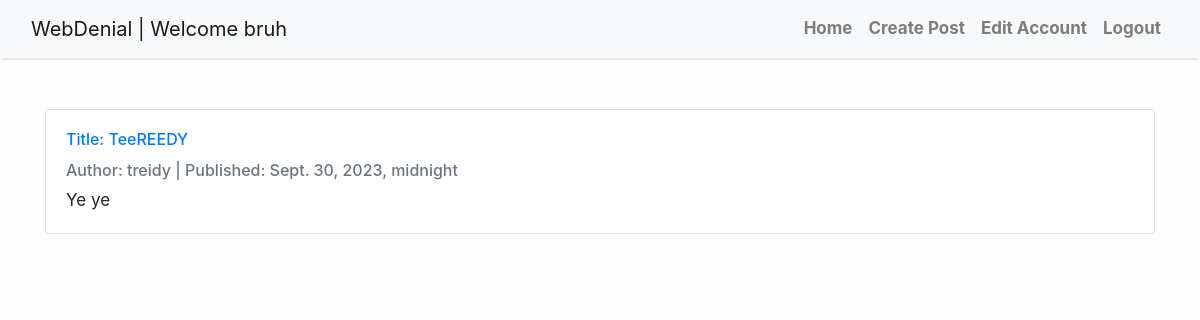
/details/9 (signed in), run on the app's committed database.
### MessageBoard/models.py (models this page shows, shortened)
class Profile(AbstractUser, PermissionsMixin):
    objects = MyProfileManager()
    email = models.EmailField(max_length=100)
    username = models.CharField(max_length=40, unique=True)
    date_joined = models.DateTimeField(auto_now_add=True)
    last_login =  models.DateTimeField(auto_now=True)
    is_admin = models.BooleanField(default=False)
    is_active = models.BooleanField(default=False)
    is_staff = models.BooleanField(default=False)
    is_superuser = models.BooleanField(default=False)
    posts = models.OneToOneField('Post',on_delete=models.PROTECT, null=True)
    USERNAME_FIELD = 'username'

class Post(models.Model):
    class Meta:
        ordering = ["-publish_date"]
    title = models.TextField()
    text = models.TextField()
    date_created = models.DateTimeField(auto_now_add=True)
    publish_date = models.DateTimeField(blank=True, null=True)
    published = models.BooleanField(default=False)
    author = models.ForeignKey(Profile, on_delete=models.PROTECT)

### MessageBoard/views.py (the view)
# urls.py: path('details/<int:pk>', PostDetailView.as_view(), name='details'),
class PostDetailView(DetailView):
    model = Post
    template_name = 'details.html'

### WebDenial/templates/details.html (shortened to what this page needs)
{% extends 'base.html' %}
{% block content %}
{% if user.is_authenticated %}
{% include 'components/loginNav.html' %}
<br>
<br>
<div class="container">
  <div class="card mb-4">
      <div class="card-body">
          <h6 class="card-title"><a href = "{% url 'details' post.pk %}">Title: {{ post.title }}</a></h6>
          <p class="card-text text-muted h6">Author: {{ post.author }} | Published: {{ post.publish_date}} </p>
          <p class="card-text">{{post.text}}</p>
      </div>
  </div>
</div>
{% else %}
{% include 'components/logoutNav.html' %}
  <p>You are not logged in</p>
  <a href="http://localhost:8000/login">Log In</a>
{% endif %}
{% endblock %}

### WebDenial/templates/components/loginNav.html (shortened to what this page needs)
{% load static %}
<nav class="navbar navbar-expand-lg navbar-light bg-light shadow" id="mainNav">
    <div class="container-fluid">
         <a class="navbar-brand" href="{% url 'home' %}">WebDenial |  Welcome {{user.username | escape}}</a>
        <div class="collapse navbar-collapse" id="navbarResponsive">
            <ul class="navbar-nav ml-auto">
                <li class="nav-item text-black">
                    <a class="nav-link text-black font-weight-bold" href="/">Home</a>
                </li>
                <li class="nav-item text-black">
                    <a class="nav-link text-black font-weight-bold" href="/create_post">Create Post</a>
                </li>
                <li class="nav-item text-black">
                    <a class="nav-link text-black font-weight-bold" href="/edit_account">Edit Account</a>
                </li>
                <li class="nav-item text-black">
                  <a class="nav-link text-black font-weight-bold" href="http://localhost:8000/logout">Logout</a>
              </li>
            </ul>
        </div>
    </div>
</nav>

### WebDenial/templates/base.html (style rules this page uses)
body { font-size: 17px; background-color: #fdfdfd; }
.shadow { box-shadow: 0 4px 2px -2px rgba(0, 0, 0, 0.1); }

### data on the page
Profile: username "bruh"
Post: title "TeeREEDY", author "treidy", publish_date "Sept. 30, 2023, midnight", text "Ye ye"
